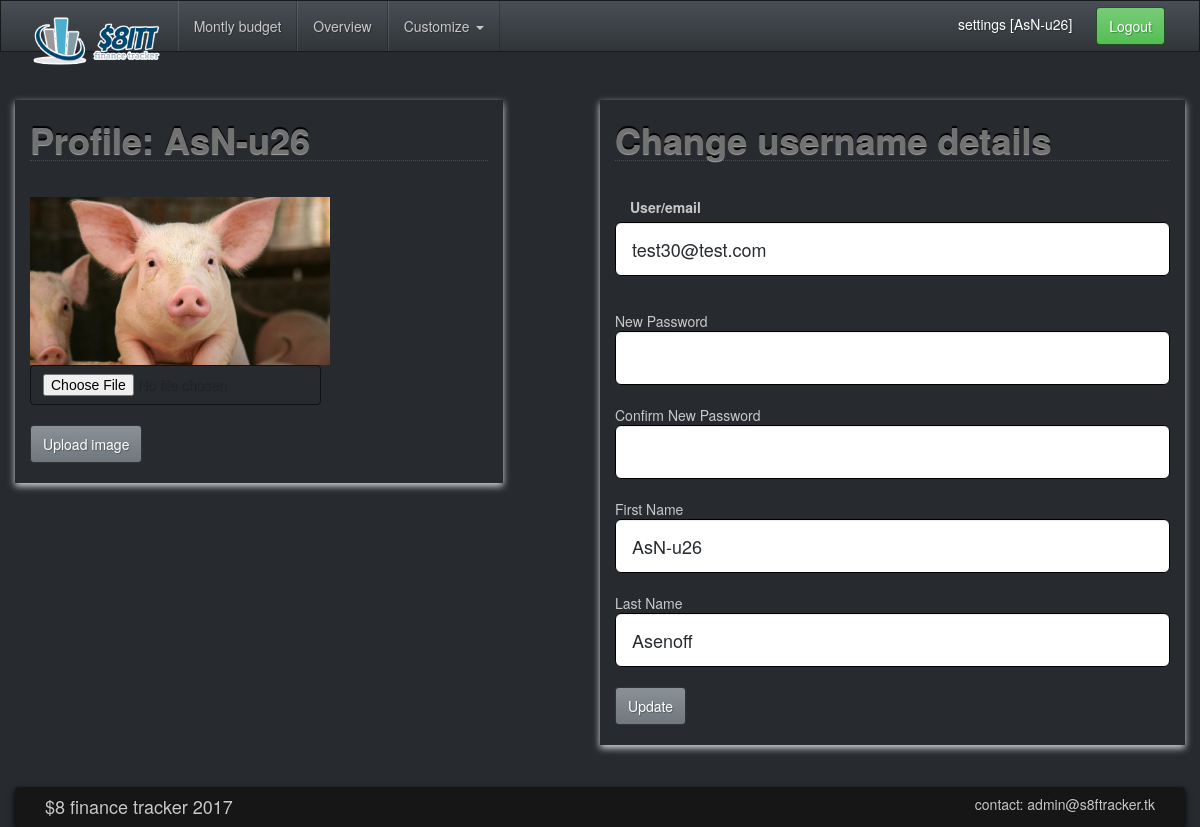
Page /view/profile.php (signed in) on the committed database.
### tables this page shows
CREATE TABLE `users` (
  `user_id` int(11) NOT NULL,
  `user_email` varchar(128) NOT NULL,
  `password` varchar(64) NOT NULL,
  `first_name` varchar(45) NOT NULL,
  `last_name` varchar(45) NOT NULL,
  `user_pic` varchar(128) NOT NULL DEFAULT '../uploads/placeholder.jpg',
  `activated` tinyint(1) NOT NULL DEFAULT '1',
  `last_login` timestamp NOT NULL DEFAULT CURRENT_TIMESTAMP,
  `deleted` tinyint(1) NOT NULL DEFAULT '0'
);

### model/DBManager.php (called while the page is built, shortened)
<?php
class DBManager
{
    private static $instance;
    private $pdo;
    private function __construct(){
        try{
            $this->pdo = new \PDO("mysql:host=".self::DB_IP.";dbname=".self::DB_NAME, self::DB_USER, self::DB_PASS);
            $this->pdo->setAttribute(\PDO::ATTR_ERRMODE, \PDO::ERRMODE_EXCEPTION);
            $this->pdo->query("USE " . self::DB_NAME);
        }
        catch (\PDOException $e){
            echo "PDO Problem. ERR: " . $e->getMessage();
        }
    }
    public static function getInstance(){
        if(self::$instance === null){
            self::$instance = new DBManager();
        }
        return self::$instance;
    }
    public function getConnection(){
        return $this->pdo;
    }
}

### model/UserDAO.php (called while the page is built, shortened)
<?php
include "DBManager.php";
class UserDAO{
    private static $instance;
    private $pdo;
    private function __construct()    {
        $this->pdo = DBManager::getInstance()->getConnection();
    }
    public static function getUserInstance(){
        if(self::$instance === null){
            self::$instance = new UserDao();
        }
        return self::$instance;
    }
    function getUserInfo($user)
    {
        $statement = $this->pdo->prepare(self::GET_USER_INFO);
        $statement->execute([$user]);
        $userInfo = $statement->fetchAll(\PDO::FETCH_ASSOC);
        return $userInfo;
    }
    public function userPic($user_id) {
            $stmt = $this->pdo->prepare("SELECT user_pic FROM `users` WHERE `user_id` = ?");
            $stmt->execute(array($user_id));
            $data = $stmt->fetch(\PDO::FETCH_OBJ);
            return $data;
    }
}
?>

### controller/user_pic_controller.php (called while the page is built, shortened)
<?php
include '../model/UserDAO.php';
$user_id = "";
if(isset($_SESSION['user_id'])){
    $user_id = $_SESSION['user_id'];
}
else {
    echo "Please log in";
}
try {
    $userPic = \model\UserDAO::getUserInstance()->userPic($user_id);
    $the_url = $userPic->user_pic;
}
catch (Exception $e) {
    echo "File ERR: " . $e->getMessage();
}
?>

### controller/get_profile.php (called while the page is built, shortened)
<?php
if (isset($_SESSION['user_id'])) {
    try {
        $user_id = $_SESSION['user_id'];
        $all_user_data = UserDAO::getUserInstance()->getUserInfo($user_id);
    } catch (PDOException $e) {
        echo "Error PDO pic: " . $e->getMessage();
    }
} else {
    echo "cant get username";
}

### view/profile.php (the view, shortened to what this page needs)
<!doctype html>
<html lang="en">
<head>
    <?php include_once "head.inc.php"; ?>
</head>
<body>
<div id="container" class="container">
    <div class="row">
        <div class="col-md-5 shadow-soft">
            <h1>
                Profile: <?php
                if (!empty($_SESSION['user_name'])) {
                    echo $_SESSION['user_name'];
                }
                ?>
            </h1>
            <?php
            include "../controller/user_pic_controller.php";
            $randata = rand(5,10);
            ?>
            <img width="300px" height="auto" src="<?php echo $the_url."?".$randata; ?>" >
            <form class="form-group-lg" enctype="multipart/form-data"
                  action="../controller/upload_userpic_controller.php"
                  method="post">
                <input class="btn btn-secondary" type="file" name="user_pic" size="20"><br>
                <input class="btn btn-primary" type="submit" name="uploadedfile" value="Upload image">
            </form>
            <br>
        </div>
        <div class="col-md-6 pull-right shadow-soft">
            <h1>Change username details</h1>
            <?php include "../controller/get_profile.php" ;?>
            <form class="form-group-lg" action="../controller/update_user_ctrl.php" method="post">
                <div class="form-group">
                    <label class="col-sm-3 control-label" for="user_email">User/email</label>
                    <input class="form-control" type="text" name="user_email" value="<?php echo $all_user_data[0]["user_email"] ?>" autofocus><br>
                </div>
                New Password <input class="form-control" type="password" name="password" value=""><br>
                Confirm New Password <input class="form-control" type="password" name="cpassword"><br>
                First Name<input class="form-control" type="text" name="first_name" value="<?php echo $all_user_data[0]["first_name"] ?>"><br>
                Last Name<input class="form-control" type="text" name="last_name" value="<?php echo $all_user_data[0]["last_name"] ?>"><br>
                <input class="btn btn-primary" type="submit" name="updateuser" value="Update">
            </form>
            <br>
        </div>
    </div>
</div>
<?php include 'footer.php' ?>
</body>
</html>

### view/css/style.css (style rules this page uses)
html { overflow-y: scroll; }
body { padding-top: 70px }
h1 { font-weight: 600; border-bottom: dotted 1px #4b4b4b; text-shadow: 0 1px 1px #aaaaaa, 0 0 0 #000, 0 -2px 1px #000; margin-bottom: 1em; color: #727272; }
#container { margin-top: 30px; margin-bottom: 3em; }
input[type=text] { padding: 2px 5px 2px 10px; !important; }
.shadow-soft { box-shadow: 0 3px 7px #d8d8d8 }

### rows in the picture
users: user_pic (picture), user_email "test30@test.com", first_name "AsN-u26", last_name "Asenoff"

### other values in the picture
$name "AsN-u26"
$_SESSION['user_name'] "AsN-u26"
